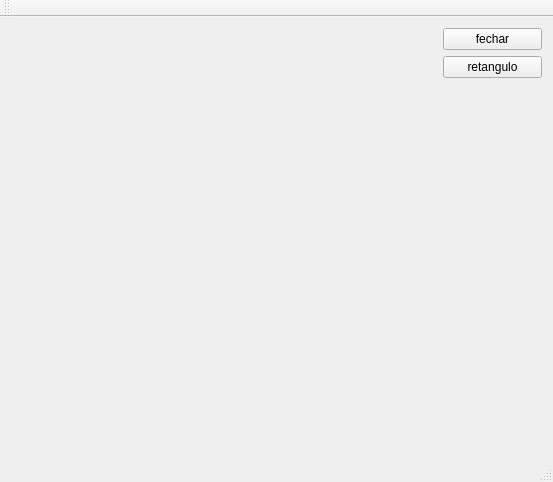
<?xml version="1.0" encoding="UTF-8"?>
<ui version="4.0">
 <class>MainWindow</class>
 <widget class="QMainWindow" name="MainWindow">
  <property name="geometry">
   <rect>
    <x>0</x>
    <y>0</y>
    <width>553</width>
    <height>482</height>
   </rect>
  </property>
  <property name="windowTitle">
   <string>MainWindow</string>
  </property>
  <widget class="QWidget" name="centralWidget">
   <layout class="QGridLayout" name="gridLayout">
    <item row="0" column="0" rowspan="3">
     <widget class="PainelNovo" name="Painel" native="true"/>
    </item>
    <item row="0" column="1">
     <widget class="QPushButton" name="pushButton">
      <property name="text">
       <string>fechar</string>
      </property>
     </widget>
    </item>
    <item row="1" column="1">
     <widget class="QPushButton" name="pushButton_2">
      <property name="maximumSize">
       <size>
        <width>99</width>
        <height>27</height>
       </size>
      </property>
      <property name="text">
       <string>retangulo</string>
      </property>
     </widget>
    </item>
    <item row="2" column="1">
     <spacer name="verticalSpacer">
      <property name="orientation">
       <enum>Qt::Vertical</enum>
      </property>
      <property name="sizeHint" stdset="0">
       <size>
        <width>20</width>
        <height>335</height>
       </size>
      </property>
     </spacer>
    </item>
   </layout>
  </widget>
  <widget class="QMenuBar" name="menuBar">
   <property name="geometry">
    <rect>
     <x>0</x>
     <y>0</y>
     <width>553</width>
     <height>25</height>
    </rect>
   </property>
  </widget>
  <widget class="QToolBar" name="mainToolBar">
   <attribute name="toolBarArea">
    <enum>TopToolBarArea</enum>
   </attribute>
   <attribute name="toolBarBreak">
    <bool>false</bool>
   </attribute>
  </widget>
  <widget class="QStatusBar" name="statusBar"/>
 </widget>
 <layoutdefault spacing="6" margin="11"/>
 <customwidgets>
  <customwidget>
   <class>PainelNovo</class>
   <extends>QWidget</extends>
   <header>painelnovo.h</header>
   <container>1</container>
   <slots>
    <slot>iteracaorect()</slot>
   </slots>
  </customwidget>
 </customwidgets>
 <resources/>
 <connections>
  <connection>
   <sender>pushButton</sender>
   <signal>clicked()</signal>
   <receiver>MainWindow</receiver>
   <slot>close()</slot>
   <hints>
    <hint type="sourcelabel">
     <x>472</x>
     <y>62</y>
    </hint>
    <hint type="destinationlabel">
     <x>477</x>
     <y>174</y>
    </hint>
   </hints>
  </connection>
  <connection>
   <sender>pushButton_2</sender>
   <signal>clicked()</signal>
   <receiver>Painel</receiver>
   <slot>iteracaorect()</slot>
   <hints>
    <hint type="sourcelabel">
     <x>493</x>
     <y>92</y>
    </hint>
    <hint type="destinationlabel">
     <x>424</x>
     <y>151</y>
    </hint>
   </hints>
  </connection>
 </connections>
</ui>
